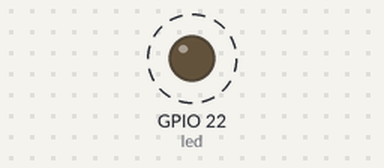
Bench run of a program on a simulated Raspberry Pi (BCM pin numbers). On the bench: output pins drawn as LEDs (lit = HIGH). Dashed ring = blinking.

Above: at 0.02 s.
Timing chart, 0 to 3.0 s (numbered marks = the images above):
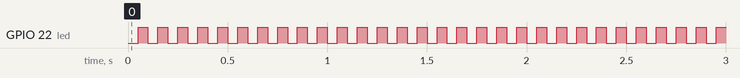

Measured:
- by itself, GPIO 22 (led): alternates HIGH for 0.05 s and LOW for 0.05 s

The program:

led_blink.py
```python
# python 3 using RPi GPIO library

import RPi.GPIO as gp
import time

gp.setmode(gp.BCM)

led = 22
wait = 0.05 # in seconds
gp.setup(led, gp.OUT)

try:
	while 1:
		gp.output(led, gp.LOW)
		time.sleep(wait)
		gp.output(led, gp.HIGH)
		time.sleep(wait)
except KeyboardInterrupt:
	gp.cleanup()
```
